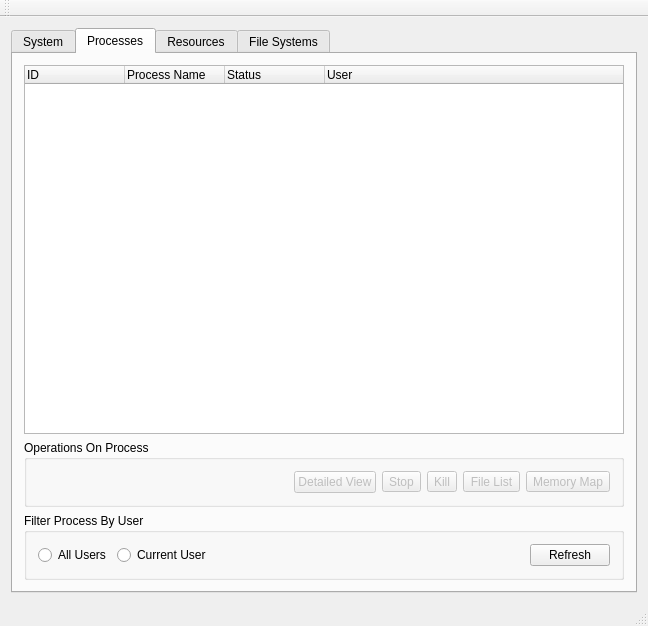
<?xml version="1.0" encoding="UTF-8"?>
<ui version="4.0">
 <class>MainWindow</class>
 <widget class="QMainWindow" name="MainWindow">
  <property name="geometry">
   <rect>
    <x>0</x>
    <y>0</y>
    <width>648</width>
    <height>626</height>
   </rect>
  </property>
  <property name="windowTitle">
   <string>MainWindow</string>
  </property>
  <widget class="QWidget" name="centralWidget">
   <layout class="QVBoxLayout" name="verticalLayout_2">
    <item>
     <widget class="QTabWidget" name="tabWidget">
      <property name="tabShape">
       <enum>QTabWidget::Rounded</enum>
      </property>
      <property name="currentIndex">
       <number>1</number>
      </property>
      <widget class="QWidget" name="system_tab">
       <attribute name="title">
        <string>System</string>
       </attribute>
       <layout class="QVBoxLayout" name="verticalLayout_3">
        <item>
         <widget class="QTextEdit" name="osrelease_textedit">
          <property name="readOnly">
           <bool>true</bool>
          </property>
         </widget>
        </item>
        <item>
         <widget class="QTextEdit" name="model_name_textedit">
          <property name="readOnly">
           <bool>true</bool>
          </property>
         </widget>
        </item>
        <item>
         <widget class="QTextEdit" name="storage_textedit">
          <property name="readOnly">
           <bool>true</bool>
          </property>
         </widget>
        </item>
       </layout>
      </widget>
      <widget class="QWidget" name="processes_tab">
       <attribute name="title">
        <string>Processes</string>
       </attribute>
       <layout class="QVBoxLayout" name="verticalLayout">
        <item>
         <widget class="QTreeWidget" name="treeWidgetProcess">
          <property name="editTriggers">
           <set>QAbstractItemView::NoEditTriggers</set>
          </property>
          <property name="showDropIndicator" stdset="0">
           <bool>false</bool>
          </property>
          <property name="alternatingRowColors">
           <bool>true</bool>
          </property>
          <column>
           <property name="text">
            <string>ID</string>
           </property>
          </column>
          <column>
           <property name="text">
            <string>Process Name</string>
           </property>
          </column>
          <column>
           <property name="text">
            <string>Status</string>
           </property>
          </column>
          <column>
           <property name="text">
            <string>User</string>
           </property>
          </column>
         </widget>
        </item>
        <item>
         <widget class="QGroupBox" name="groupBox_2">
          <property name="title">
           <string>Operations On Process</string>
          </property>
          <layout class="QHBoxLayout" name="horizontalLayout_3">
           <item>
            <spacer name="horizontalSpacer_2">
             <property name="orientation">
              <enum>Qt::Horizontal</enum>
             </property>
             <property name="sizeHint" stdset="0">
              <size>
               <width>40</width>
               <height>20</height>
              </size>
             </property>
            </spacer>
           </item>
           <item>
            <widget class="QPushButton" name="pushButtonDetailedView">
             <property name="enabled">
              <bool>false</bool>
             </property>
             <property name="text">
              <string>Detailed View</string>
             </property>
            </widget>
           </item>
           <item>
            <widget class="QToolButton" name="toolButtonStopContinue">
             <property name="enabled">
              <bool>false</bool>
             </property>
             <property name="text">
              <string>Stop</string>
             </property>
             <property name="checkable">
              <bool>true</bool>
             </property>
            </widget>
           </item>
           <item>
            <widget class="QToolButton" name="toolButtonKill">
             <property name="enabled">
              <bool>false</bool>
             </property>
             <property name="text">
              <string>Kill</string>
             </property>
            </widget>
           </item>
           <item>
            <widget class="QToolButton" name="toolButtonFileList">
             <property name="enabled">
              <bool>false</bool>
             </property>
             <property name="text">
              <string>File List</string>
             </property>
            </widget>
           </item>
           <item>
            <widget class="QToolButton" name="toolButtonMemoryMap">
             <property name="enabled">
              <bool>false</bool>
             </property>
             <property name="text">
              <string>Memory Map</string>
             </property>
            </widget>
           </item>
          </layout>
         </widget>
        </item>
        <item>
         <widget class="QGroupBox" name="groupBox">
          <property name="title">
           <string>Filter Process By User</string>
          </property>
          <layout class="QHBoxLayout" name="horizontalLayout_2">
           <item>
            <layout class="QHBoxLayout" name="horizontalLayout">
             <item>
              <widget class="QRadioButton" name="radioButtonAllUsers">
               <property name="text">
                <string>All Users</string>
               </property>
               <attribute name="buttonGroup">
                <string notr="true">buttonGroup</string>
               </attribute>
              </widget>
             </item>
             <item>
              <widget class="QRadioButton" name="radioButtonCurrentUser">
               <property name="text">
                <string>Current User</string>
               </property>
               <attribute name="buttonGroup">
                <string notr="true">buttonGroup</string>
               </attribute>
              </widget>
             </item>
             <item>
              <spacer name="horizontalSpacer">
               <property name="orientation">
                <enum>Qt::Horizontal</enum>
               </property>
               <property name="sizeHint" stdset="0">
                <size>
                 <width>40</width>
                 <height>20</height>
                </size>
               </property>
              </spacer>
             </item>
             <item>
              <widget class="QPushButton" name="pushButtonRefresh">
               <property name="text">
                <string>Refresh</string>
               </property>
              </widget>
             </item>
            </layout>
           </item>
          </layout>
         </widget>
        </item>
       </layout>
      </widget>
      <widget class="QWidget" name="resources_tab">
       <attribute name="title">
        <string>Resources</string>
       </attribute>
      </widget>
      <widget class="QWidget" name="filesystems_tab">
       <attribute name="title">
        <string>File Systems</string>
       </attribute>
       <layout class="QVBoxLayout" name="verticalLayout_4">
        <item>
         <widget class="QTableWidget" name="tableWidgetDrives">
          <attribute name="horizontalHeaderStretchLastSection">
           <bool>true</bool>
          </attribute>
          <column>
           <property name="text">
            <string>Device</string>
           </property>
          </column>
          <column>
           <property name="text">
            <string>Directory</string>
           </property>
          </column>
          <column>
           <property name="text">
            <string>Type</string>
           </property>
          </column>
          <column>
           <property name="text">
            <string>Total</string>
           </property>
          </column>
          <column>
           <property name="text">
            <string>Free</string>
           </property>
          </column>
          <column>
           <property name="text">
            <string>Available</string>
           </property>
          </column>
          <column>
           <property name="text">
            <string>Used</string>
           </property>
          </column>
         </widget>
        </item>
       </layout>
      </widget>
     </widget>
    </item>
   </layout>
  </widget>
  <widget class="QToolBar" name="mainToolBar">
   <attribute name="toolBarArea">
    <enum>TopToolBarArea</enum>
   </attribute>
   <attribute name="toolBarBreak">
    <bool>false</bool>
   </attribute>
  </widget>
  <widget class="QStatusBar" name="statusBar"/>
 </widget>
 <layoutdefault spacing="6" margin="11"/>
 <resources/>
 <connections/>
 <buttongroups>
  <buttongroup name="buttonGroup"/>
 </buttongroups>
</ui>
